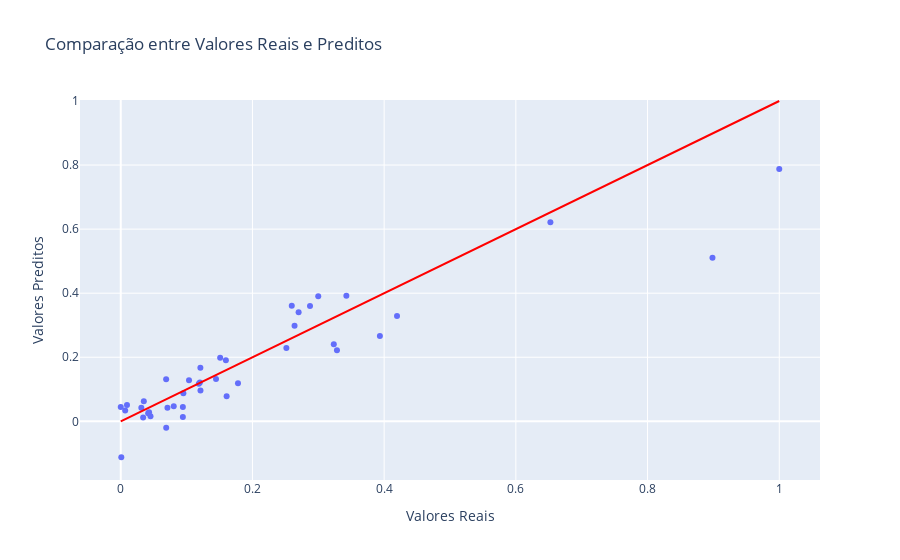

Notebook cell for this chart:
### Code cell
# Visualização interativa dos resultados
fig = px.scatter(x=y_test.values.flatten(), y=y_pred_test.flatten(),
                 labels={'x': 'Valores Reais', 'y': 'Valores Preditos'},
                 title='Comparação entre Valores Reais e Preditos')
fig.add_shape(type="line", x0=y_test.min().values[0], y0=y_test.min().values[0],
              x1=y_test.max().values[0], y1=y_test.max().values[0],
              line=dict(color="Red",), xref='x', yref='y')
fig.show()

print("Teste - MAE:", metrics.mean_absolute_error(y_test, y_pred_test))
print("Teste - MSE:", metrics.mean_squared_error(y_test, y_pred_test))

### Figure 1 — Plotly figure (JSON) as saved in the notebook; plotly's stock layout.template omitted (floating-point values rounded to 4 significant figures)
{"data": [{"hovertemplate": "Valores Reais=%{x}<br>Valores Preditos=%{y}<extra></extra>", "legendgroup": "", "marker": {"color": "#636efa", "symbol": "circle"}, "mode": "markers", "name": "", "orientation": "v", "showlegend": false, "type": "scatter", "x": [0.04163, 0.2639, 0.2515, 0.0008192, 0.1211, 0.151, 0.006728, 0.06901, 0.2999, 0.03503, 0.3935, 0.6525, 0.1447, 0.3283, 0.0943, 0.1209, 0.1037, 0.3426, 0.06894, 0.03401, 0.1202, 0.2597, 0.1186, 0.1596, 0.2701, 0, 0.04518, 0.2874, 0.08043, 0.009458, 0.07092, 0.178, 0.4195, 0.09508, 0.04297, 0.8986, 0.1608, 0.3235, 0.03125, 1, 0.0943], "xaxis": "x", "y": [0.02518, 0.2981, 0.229, -0.1122, 0.09615, 0.1986, 0.03384, -0.0199, 0.3906, 0.06274, 0.2661, 0.6218, 0.1323, 0.2218, 0.04474, 0.1675, 0.1281, 0.3921, 0.1317, 0.01169, 0.1208, 0.3609, 0.1169, 0.1905, 0.3403, 0.04485, 0.01618, 0.3599, 0.04689, 0.05077, 0.04235, 0.1192, 0.3288, 0.08795, 0.02814, 0.5106, 0.0786, 0.2405, 0.04248, 0.7873, 0.01344], "yaxis": "y"}], "layout": {"legend": {"tracegroupgap": 0}, "shapes": [{"line": {"color": "Red"}, "type": "line", "x0": 0, "x1": 1, "xref": "x", "y0": 0, "y1": 1, "yref": "y"}], "title": {"text": "Comparação entre Valores Reais e Preditos"}, "xaxis": {"anchor": "y", "domain": [0, 1], "title": {"text": "Valores Reais"}}, "yaxis": {"anchor": "x", "domain": [0, 1], "title": {"text": "Valores Preditos"}}}}
